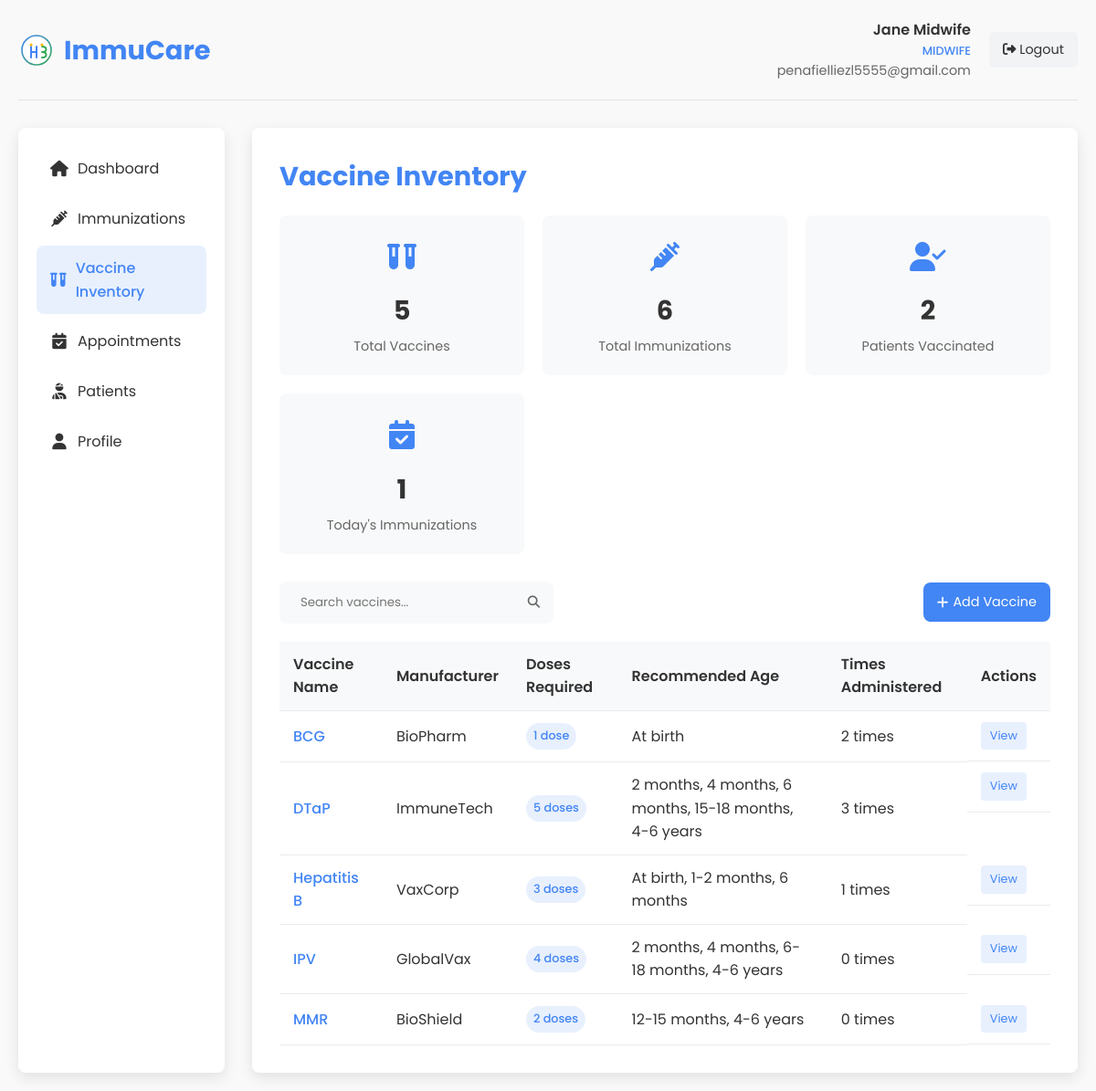
The app's page /midwife_vaccine_inventory.php (signed in) with its own data.
### tables this page shows
CREATE TABLE `vaccines` (
  `id` int(11) NOT NULL,
  `name` varchar(100) NOT NULL,
  `manufacturer` varchar(100) DEFAULT NULL,
  `description` text DEFAULT NULL,
  `recommended_age` varchar(100) DEFAULT NULL,
  `doses_required` int(11) DEFAULT 1,
  `days_between_doses` int(11) DEFAULT NULL,
  `is_active` tinyint(1) DEFAULT 1,
  `created_at` datetime NOT NULL,
  `updated_at` timestamp NOT NULL DEFAULT current_timestamp() ON UPDATE current_timestamp()
);

### midwife_vaccine_inventory.php (the view, shortened to what this page needs)
<?php
$user_name = $_SESSION['user_name'];
$user_email = $_SESSION['user_email'];
$conn = new mysqli(DB_HOST, DB_USER, DB_PASS, DB_NAME);
$search = isset($_GET['search']) ? $_GET['search'] : '';
$search_condition = '';
$page = isset($_GET['page']) ? (int)$_GET['page'] : 1;
$records_per_page = 10;
$offset = ($page - 1) * $records_per_page;
$stmt = $conn->prepare("SELECT COUNT(*) as count FROM vaccines" . $search_condition);
$stmt->execute();
$result = $stmt->get_result();
$total_vaccines = $result->fetch_assoc()['count'];
$stmt = $conn->prepare("SELECT COUNT(*) as count FROM immunizations");
$stmt->execute();
$result = $stmt->get_result();
$total_immunizations = $result->fetch_assoc()['count'];
$stmt = $conn->prepare("SELECT COUNT(DISTINCT patient_id) as count FROM immunizations WHERE patient_id > 0");
$stmt->execute();
$result = $stmt->get_result();
$total_patients_vaccinated = $result->fetch_assoc()['count'];
$stmt = $conn->prepare("SELECT COUNT(*) as count FROM immunizations WHERE DATE(administered_date) = CURDATE()");
$stmt->execute();
$result = $stmt->get_result();
$todays_immunizations = $result->fetch_assoc()['count'];
$query = "SELECT * FROM vaccines $search_condition ORDER BY name ASC LIMIT $offset, $records_per_page";
$vaccines = $conn->query($query);
$immunization_counts = array();
$vaccine_ids = array();
while ($vaccine = $vaccines->fetch_assoc()) {
    $vaccine_ids[] = $vaccine['id'];
}
$vaccines->data_seek(0);
if (!empty($vaccine_ids)) {
    $ids_string = implode(',', $vaccine_ids);
    $query = "SELECT vaccine_id, COUNT(*) as count
              FROM immunizations
              WHERE vaccine_id IN ($ids_string)
              GROUP BY vaccine_id";
    $counts_result = $conn->query($query);
    while ($row = $counts_result->fetch_assoc()) {
        $immunization_counts[$row['vaccine_id']] = $row['count'];
    }
}
?>
<!DOCTYPE html>
<html lang="en">
<head>
    <link rel="stylesheet" href="styles.css">
    <link rel="stylesheet" href="https://cdnjs.cloudflare.com/ajax/libs/font-awesome/6.4.0/css/all.min.css">
</head>
<body>
    <div class="dashboard-container">
        <div class="dashboard-header">
            <div class="dashboard-logo">
                <img src="images/logo.svg" alt="ImmuCare Logo">
                <h1>ImmuCare</h1>
            </div>
            <div class="user-menu">
                <div class="user-info">
                    <div class="user-name"><?php echo htmlspecialchars($user_name); ?></div>
                    <div class="user-role">Midwife</div>
                    <div class="user-email"><?php echo htmlspecialchars($user_email); ?></div>
                </div>
                <a href="?logout=1" class="logout-btn">
                    <i class="fas fa-sign-out-alt"></i> Logout
                </a>
            </div>
        </div>
        <div class="dashboard-content">
            <div class="sidebar">
                <ul class="sidebar-menu">
                    <li><a href="midwife_dashboard.php"><i class="fas fa-home"></i> Dashboard</a></li>
                    <li><a href="midwife_immunization_records.php"><i class="fas fa-syringe"></i> Immunizations</a></li>
                    <li><a href="midwife_vaccine_inventory.php" class="active"><i class="fas fa-vials"></i> Vaccine Inventory</a></li>
                    <li><a href="midwife_appointments.php"><i class="fas fa-calendar-check"></i> Appointments</a></li>
                    <li><a href="midwife_patients.php"><i class="fas fa-user-injured"></i> Patients</a></li>
                    <li><a href="midwife_profile.php"><i class="fas fa-user"></i> Profile</a></li>
                </ul>
            </div>
            <div class="main-content">
                <h2 class="page-title">Vaccine Inventory</h2>
                <div class="inventory-stats">
                    <div class="stat-card">
                        <div class="stat-icon">
                            <i class="fas fa-vials"></i>
                        </div>
                        <div class="stat-value"><?php echo $total_vaccines; ?></div>
                        <div class="stat-label">Total Vaccines</div>
                    </div>
                    <div class="stat-card">
                        <div class="stat-icon">
                            <i class="fas fa-syringe"></i>
                        </div>
                        <div class="stat-value"><?php echo $total_immunizations; ?></div>
                        <div class="stat-label">Total Immunizations</div>
                    </div>
                    <div class="stat-card">
                        <div class="stat-icon">
                            <i class="fas fa-user-check"></i>
                        </div>
                        <div class="stat-value"><?php echo $total_patients_vaccinated; ?></div>
                        <div class="stat-label">Patients Vaccinated</div>
                    </div>
                    <div class="stat-card">
                        <div class="stat-icon">
                            <i class="fas fa-calendar-check"></i>
                        </div>
                        <div class="stat-value"><?php echo $todays_immunizations; ?></div>
                        <div class="stat-label">Today's Immunizations</div>
                    </div>
                </div>
                <div class="action-bar">
                    <form class="search-form" action="" method="GET">
                        <input type="text" name="search" placeholder="Search vaccines..." value="<?php echo htmlspecialchars($search); ?>">
                        <button type="submit"><i class="fas fa-search"></i></button>
                    </form>
                    <a href="#" class="add-btn" onclick="openRequestModal()">
                        <i class="fas fa-plus"></i> Add Vaccine
                    </a>
                </div>
                <table class="vaccine-table">
                    <thead>
                        <tr>
                            <th>Vaccine Name</th>
                            <th>Manufacturer</th>
                            <th>Doses Required</th>
                            <th>Recommended Age</th>
                            <th>Times Administered</th>
                            <th>Actions</th>
                        </tr>
                    </thead>
                    <tbody>
                        <?php if ($vaccines->num_rows > 0): ?>
                            <?php while ($vaccine = $vaccines->fetch_assoc()): ?>
                                <tr>
                                    <td class="vaccine-name">
                                        <?php echo htmlspecialchars($vaccine['name']); ?>
                                    </td>
                                    <td>
                                        <?php echo htmlspecialchars($vaccine['manufacturer']); ?>
                                    </td>
                                    <td>
                                        <span class="doses-badge"><?php echo $vaccine['doses_required']; ?> dose<?php echo $vaccine['doses_required'] > 1 ? 's' : ''; ?></span>
                                    </td>
                                    <td>
                                        <?php echo htmlspecialchars($vaccine['recommended_age']); ?>
                                    </td>
                                    <td>
                                        <?php echo isset($immunization_counts[$vaccine['id']]) ? $immunization_counts[$vaccine['id']] : 0; ?> times
                                    </td>
                                    <td class="action-buttons">
                                        <a href="#" class="view-btn" onclick="openViewModal(<?php echo $vaccine['id']; ?>)">View</a>
                                    </td>
                                </tr>
                            <?php endwhile; ?>
                        <?php else: ?>
                            <tr>
                                <td colspan="6" style="text-align: center;">No vaccines found.</td>
                            </tr>
                        <?php endif; ?>
                    </tbody>
                </table>
            </div>
        </div>
    </div>
</body>
</html>

### styles.css (style rules this page uses)
:root { --primary-color: #4285f4; --secondary-color: #34a853; --accent-color: #fbbc05; --text-color: #333; --light-text: #666; --bg-light: #f9f9f9; --bg-white: #ffffff; --shadow: 0 5px 15px rgba(0, 0, 0, 0.1); --border-radius: 8px; --transition: all 0.3s ease; }
* { margin: 0; padding: 0; box-sizing: border-box; }
html { scroll-behavior: smooth; }
body { font-family: 'Poppins', sans-serif; line-height: 1.6; color: var(--text-color); background-color: var(--bg-light); }
a { text-decoration: none; color: inherit; }
ul { list-style: none; }
img { max-width: 100%; height: auto; }

### records on screen
vaccines: name "BCG", manufacturer "BioPharm", doses_required "1", recommended_age "At birth", id "2"
vaccines: name "DTaP", manufacturer "ImmuneTech", doses_required "5", recommended_age "2 months, 4 months, 6 months, 15-18 months, 4-6 years", id "3"
vaccines: name "Hepatitis B", manufacturer "VaxCorp", doses_required "3", recommended_age "At birth, 1-2 months, 6 months", is_active "1"
vaccines: name "IPV", manufacturer "GlobalVax", doses_required "4", recommended_age "2 months, 4 months, 6-18 months, 4-6 years", shows "0"
vaccines: name "MMR", manufacturer "BioShield", doses_required "2", recommended_age "12-15 months, 4-6 years", shows "0"

### other values on screen
$user_name "Jane Midwife"
$user_email "penafielliezl5555@gmail.com"
$total_vaccines "5"
$total_immunizations "6"
$total_patients_vaccinated "2"
$todays_immunizations "1"
